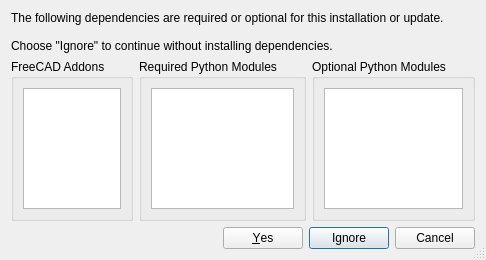
<?xml version="1.0" encoding="UTF-8"?>
<ui version="4.0">
 <class>DependencyResolutionDialog</class>
 <widget class="QDialog" name="DependencyResolutionDialog">
  <property name="windowModality">
   <enum>Qt::ApplicationModal</enum>
  </property>
  <property name="geometry">
   <rect>
    <x>0</x>
    <y>0</y>
    <width>455</width>
    <height>260</height>
   </rect>
  </property>
  <property name="windowTitle">
   <string>Resolve Dependencies</string>
  </property>
  <property name="sizeGripEnabled">
   <bool>true</bool>
  </property>
  <property name="modal">
   <bool>true</bool>
  </property>
  <layout class="QVBoxLayout" name="verticalLayout_3">
   <item>
    <widget class="QLabel" name="label">
     <property name="text">
      <string>The following dependencies are required or optional for this installation or update.

Choose "Ignore" to continue without installing dependencies.</string>
     </property>
     <property name="wordWrap">
      <bool>true</bool>
     </property>
    </widget>
   </item>
   <item>
    <layout class="QHBoxLayout" name="horizontalLayout">
     <item>
      <widget class="QGroupBox" name="groupBox">
       <property name="title">
        <string>FreeCAD Addons</string>
       </property>
       <layout class="QVBoxLayout" name="verticalLayout">
        <item>
         <widget class="QListWidget" name="listWidgetAddons"/>
        </item>
       </layout>
      </widget>
     </item>
     <item>
      <widget class="QGroupBox" name="groupBox_2">
       <property name="title">
        <string>Required Python Modules</string>
       </property>
       <layout class="QVBoxLayout" name="verticalLayout_2">
        <item>
         <widget class="QListWidget" name="listWidgetPythonRequired"/>
        </item>
       </layout>
      </widget>
     </item>
     <item>
      <widget class="QGroupBox" name="groupBox_3">
       <property name="title">
        <string>Optional Python Modules</string>
       </property>
       <layout class="QVBoxLayout" name="verticalLayout_4">
        <item>
         <widget class="QListWidget" name="listWidgetPythonOptional"/>
        </item>
       </layout>
      </widget>
     </item>
    </layout>
   </item>
   <item>
    <widget class="QDialogButtonBox" name="buttonBox">
     <property name="orientation">
      <enum>Qt::Horizontal</enum>
     </property>
     <property name="standardButtons">
      <set>QDialogButtonBox::Cancel|QDialogButtonBox::Ignore|QDialogButtonBox::Yes</set>
     </property>
    </widget>
   </item>
  </layout>
 </widget>
 <resources/>
 <connections>
  <connection>
   <sender>buttonBox</sender>
   <signal>accepted()</signal>
   <receiver>DependencyResolutionDialog</receiver>
   <slot>accept()</slot>
   <hints>
    <hint type="sourcelabel">
     <x>248</x>
     <y>254</y>
    </hint>
    <hint type="destinationlabel">
     <x>157</x>
     <y>274</y>
    </hint>
   </hints>
  </connection>
  <connection>
   <sender>buttonBox</sender>
   <signal>rejected()</signal>
   <receiver>DependencyResolutionDialog</receiver>
   <slot>reject()</slot>
   <hints>
    <hint type="sourcelabel">
     <x>316</x>
     <y>260</y>
    </hint>
    <hint type="destinationlabel">
     <x>286</x>
     <y>274</y>
    </hint>
   </hints>
  </connection>
 </connections>
</ui>
